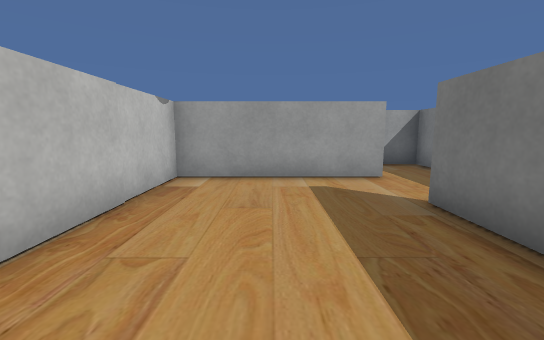
[1] (above)

22 first-person views from a walk through a 3-D level made in the Unity game engine. The camera is 0.62 m above the floor, tilts 8° down and sees 90° across. The floor is counted in squares, 0.5 m on a side. Each view is taken from the middle of a square. On the plan, view 1 faces up. The plan holds only what a view shows up to about 12 squares ahead; the rest is blank. The player character is not drawn. Some surface patterns are stand-ins.

[2]
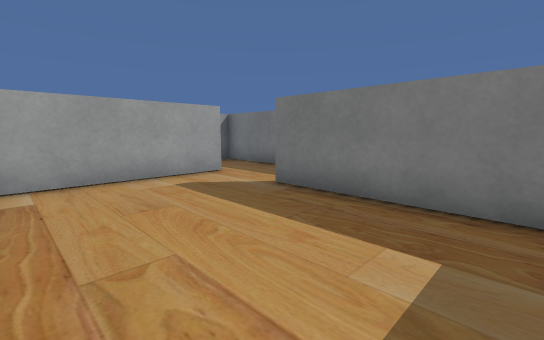

[3]
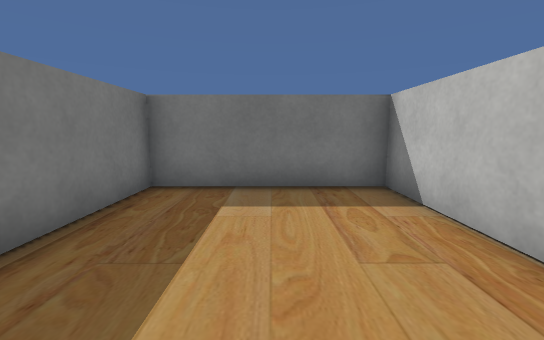

[4]
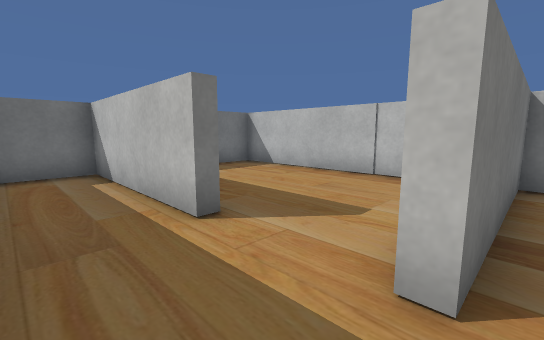

[5]
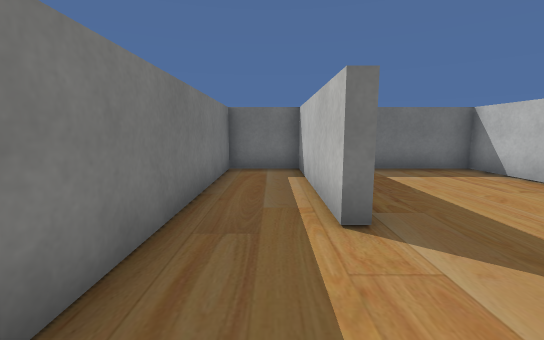

[6]
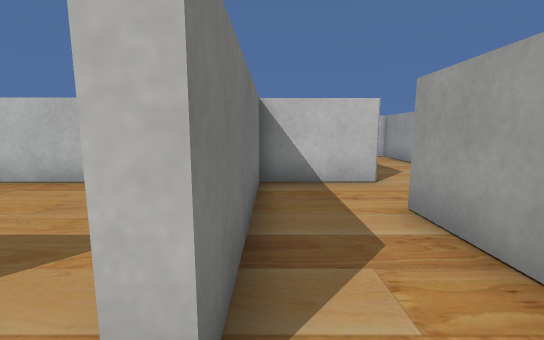

[7]
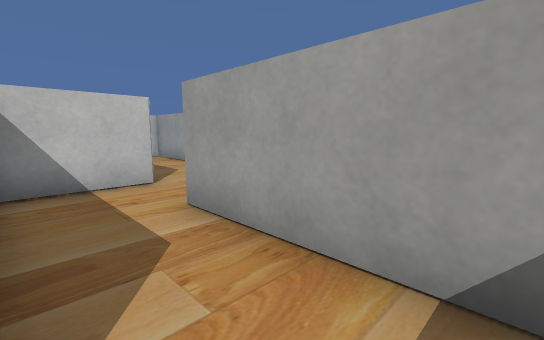

[8]
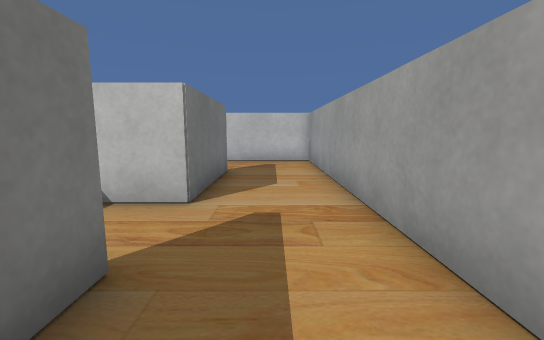

[9]
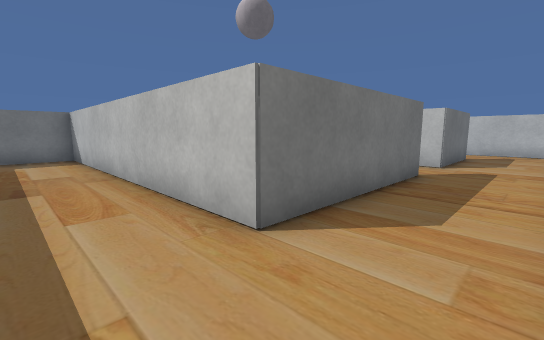

[10]
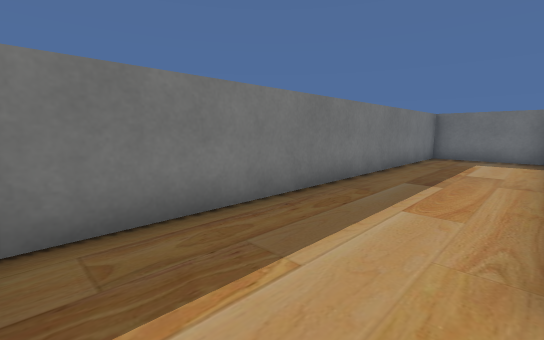

[11]
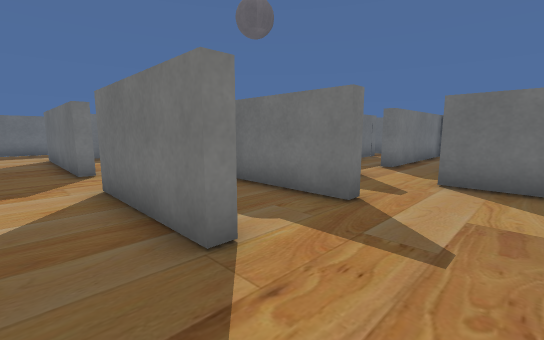

[12]
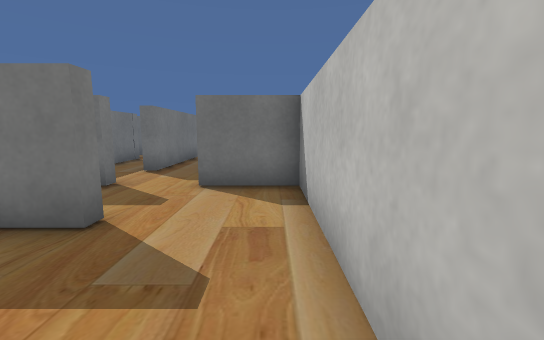

[13]
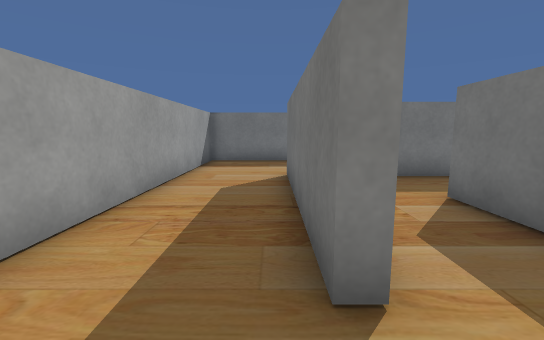

[14]
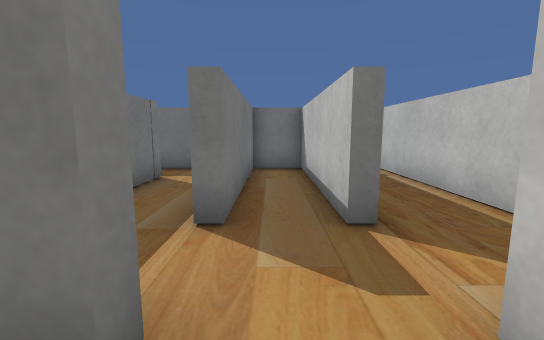

[15]
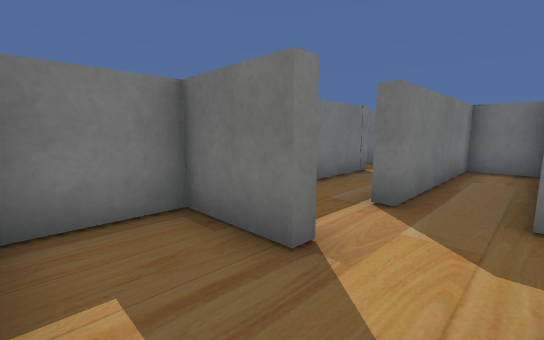

[16]
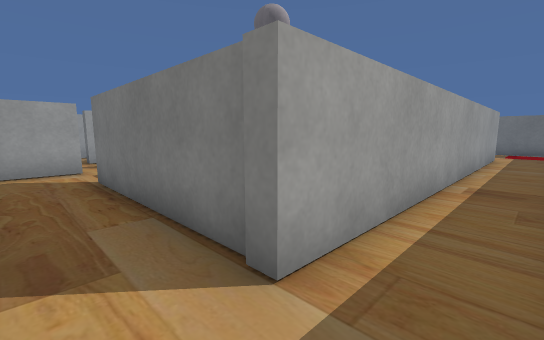

[17]
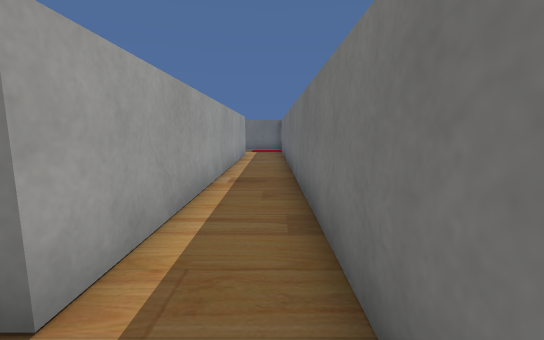

[18]
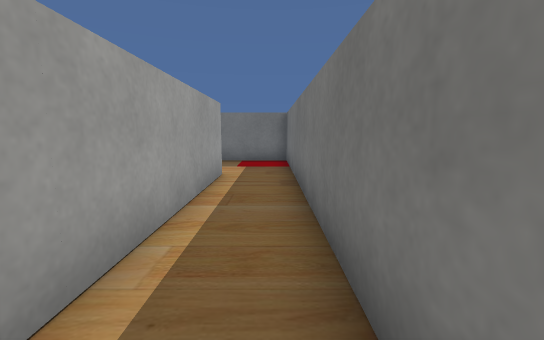

[19]
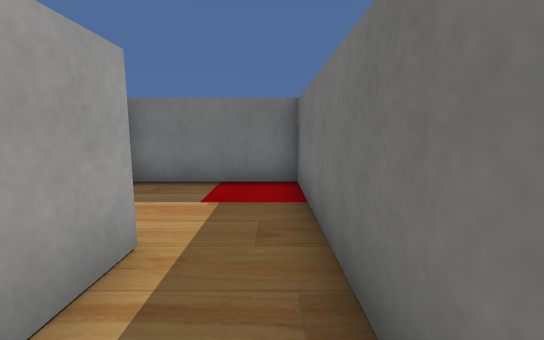

[20]
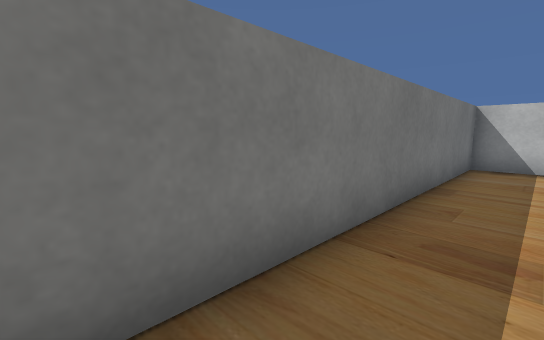

[21]
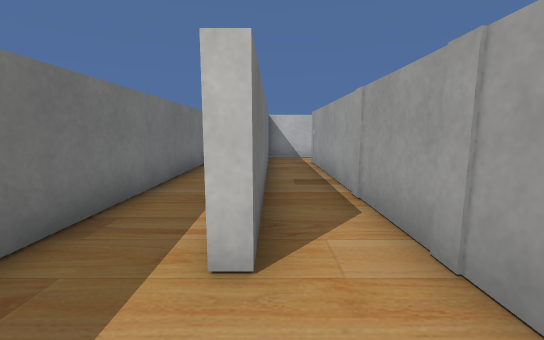

[22]
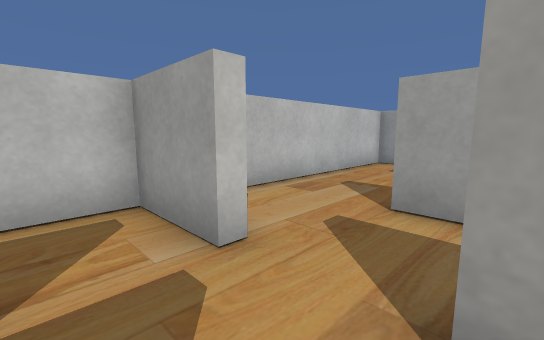

### Floor plan
Points are (right, up) in squares from view 1. A wall is a line through its corners. A room is listed if a view was taken in it or the views show most of it. See-through windows are left out.
Room 1 (views 1, 2, 3)
walls: (3, 7.3) (-2.6, 7.3) (-2.6, -1) (2.7, -1) (2.7, 4.6) (3, 4.6)
ways out: opening at (3, 5.5) to room 6
Room 2 (views 4, 5, 6, 7)
walls: (5.4, 6.5) (5.4, 10.2) (-0.2, 10.2); (-2.6, 9.4) (-2.6, 7.7) (3, 7.7) (3, 7.3)
ways out: opening at (-1.5, 10) to room 3; opening at (4.5, 7.5) to room 6
Room 3 (views 8, 9, 10, 11, 12, 13, 14, 15)
walls: (-0.2, 10.2) (-0.2, 10.6) (5.8, 10.6) (5.8, -1) (9.2, -1); (-5.6, 7.3) (-6.6, 7.3) (-6.6, 7.7) (-3.4, 7.7); (-6.6, 10.1) (-6.6, 10.6) (-2.6, 10.6) (-2.6, 9.4); (-5.2, 4.5) (-5.2, 4.9) (-3, 4.9) (-3, 7.1); (9.6, -0.6) (9.6, 13.6) (-9.6, 13.6) (-9.6, 4.9) (-7.3, 4.9) (-7.3, 4.5)
ways out: opening at (-1.5, 10) to room 2; opening at (-6.5, 5) to room 4
Room 4 (views 16, 17, 18, 19, 20, 21)
walls: (5.8, -3.2) (5.8, -3.6) (-7.4, -3.6) (-7.4, 2.5) (-7, 2.5) (-7, -3.2) (-5.2, -3.2) (-5.2, 2.5); (6.5, -1.4) (5.5, -1.4); (-7.3, 4.5) (-9.6, 4.5) (-9.6, -5.6) (9.6, -5.6) (9.6, -1.5)
ways out: opening at (-6.5, 5) to room 3; opening at (-5, 3.5) to room 5; opening at (5, -2) to room 5
Room 5 (view 22)
walls: (-3.6, -3.2) (5.8, -3.2); (-5.2, 2.5) (-4.9, 2.5); (5.5, -1.4) (-3, -1.4) (-3, 1.4)
ways out: opening at (-5, 3.5) to room 4; opening at (5, -2) to room 4
Room 6 (no view inside)
walls: (3, 4.6) (3, -1) (5.4, -1) (5.4, 6.5)
ways out: opening at (3, 5.5) to room 1; opening at (4.5, 7.5) to room 2

Where each view was taken, in squares from view 1:
view 1: 0 up, 0 right, facing up
view 2: 0 up, 2 left, facing up-right
view 3: 5 up, 0 right, facing down
view 4: 8 up, 5 right, facing down-left
view 5: 8 up, 4 right, facing down
view 6: 8 up, 4 right, facing left
view 7: 8 up, 4 right, facing up-left
view 8: 12 up, 2 right, facing left
view 9: 13 up, 8 right, facing down-left
view 10: 13 up, 6 right, facing down-right
view 11: 12 up, 9 left, facing down-right
view 12: 11 up, 9 left, facing down
view 13: 11 up, 2 left, facing right
view 14: 6 up, 6 left, facing down
view 15: 7 up, 7 left, facing down-right
view 16: 5 down, 9 left, facing up-right
view 17: 5 down, 9 left, facing right
view 18: 5 down, 2 left, facing right
view 19: 5 down, 3 right, facing right
view 20: 4 down, 1 right, facing down-left
view 21: 3 down, 8 right, facing left
view 22: 3 up, 5 left, facing up-left
